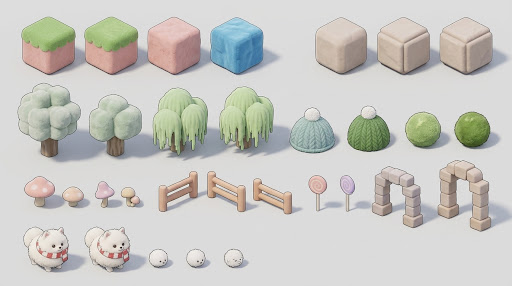
#> input picture docs/reference/asset-kit.jpg, 512 x 286 px
$ python compare_sheet.py ../../docs/reference/asset-kit.jpg out.png
#> lines starting #> are read from the running program, lines starting #| are printed output that depends on the picture
#!/usr/bin/env python3
"""Stack the reference sheet above a full kit render (both at the render's size) for a by-eye check.

Usage: compare_sheet.py <render.png> <out.png>
"""
import sys
from pathlib import Path

from PIL import Image, ImageDraw

ROOT = Path(__file__).resolve().parents[2]
render = Image.open(sys.argv[1]).convert('RGB')
#> render is the input picture: PIL image 512x286 RGB; mean R, G, B 200.6, 199.9, 195.2
reference = Image.open(ROOT / 'docs/reference/asset-kit.jpg').convert('RGB').resize(render.size, Image.Resampling.LANCZOS)
gap = 28
out = Image.new('RGB', (render.width, render.height * 2 + gap * 2), (245, 245, 245))
#> out: PIL image 512x628 RGB; every value is 245
draw = ImageDraw.Draw(out)
draw.text((8, 8), 'reference: docs/reference/asset-kit.jpg', fill=(40, 40, 40))
out.paste(reference, (0, gap))
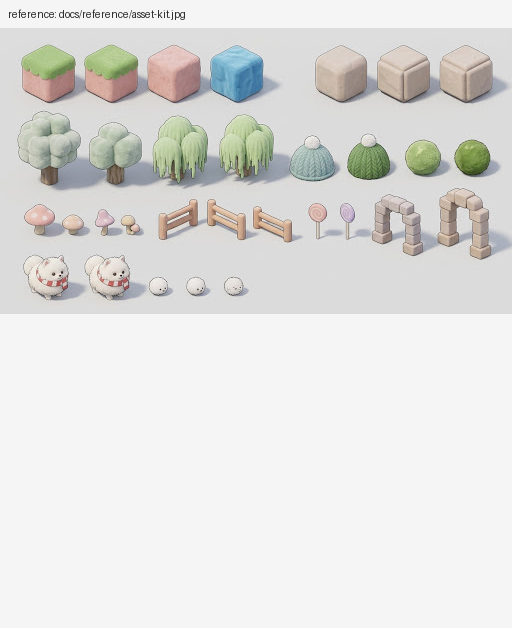
#> out: PIL image 512x628 RGB; mean R, G, B 224.5, 224.2, 222.1
draw.text((8, render.height + gap + 8), f'render: {sys.argv[1]}', fill=(40, 40, 40))
out.paste(render, (0, render.height + gap * 2))
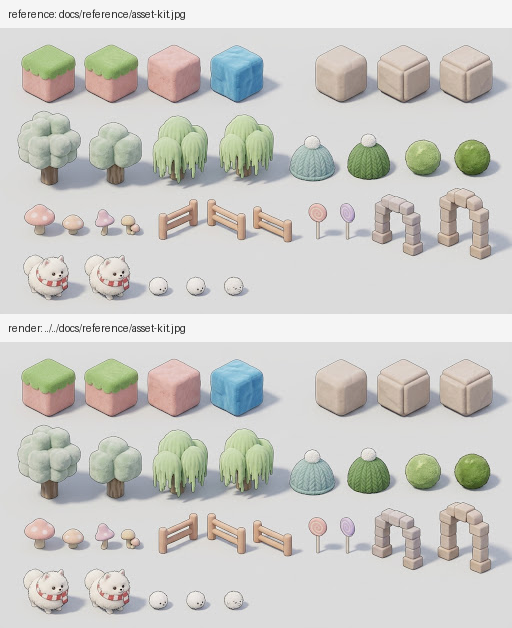
#> out: PIL image 512x628 RGB; mean R, G, B 204, 203.4, 199.2
out.save(sys.argv[2])
print(f'saved {sys.argv[2]}')
